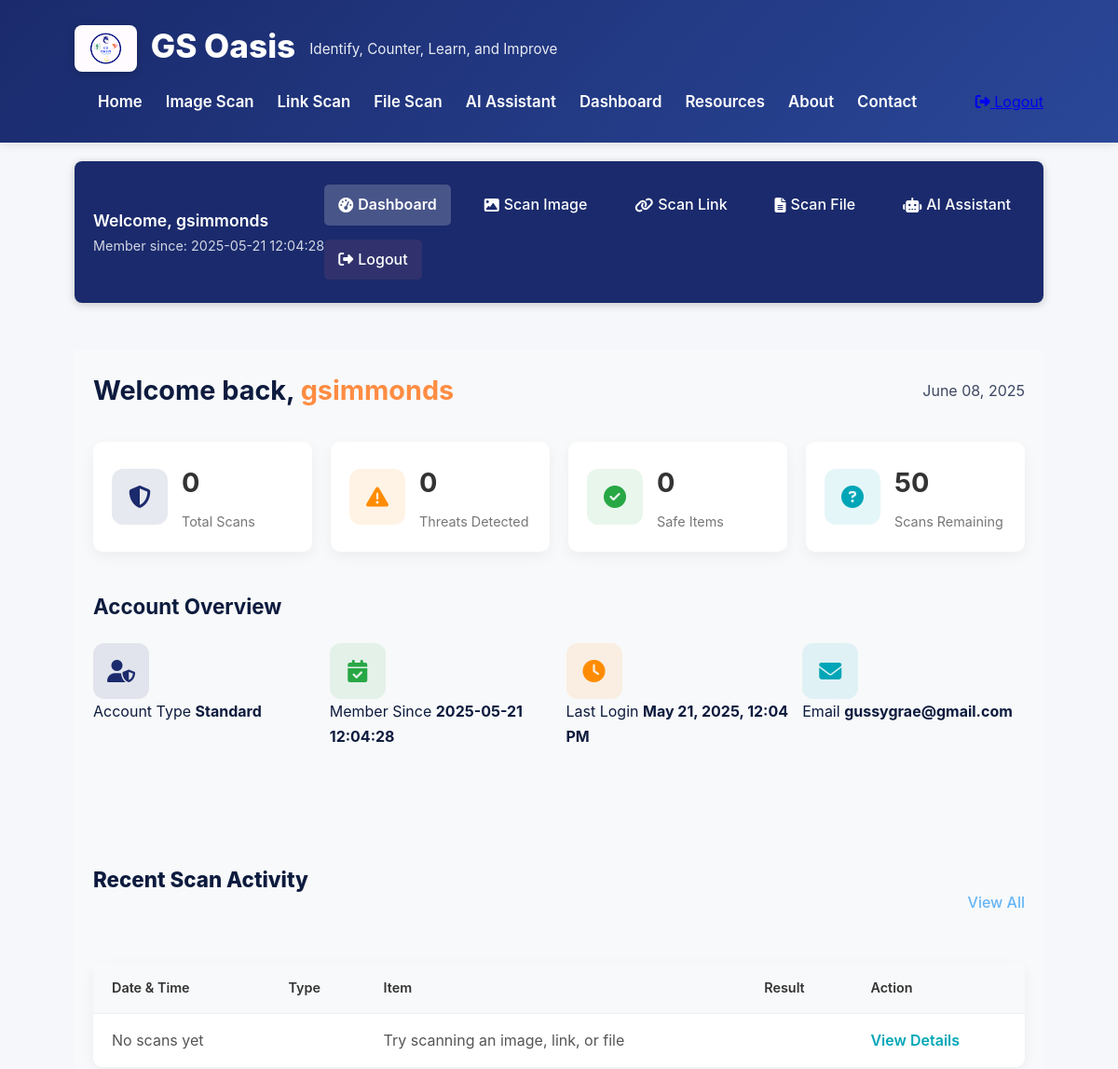
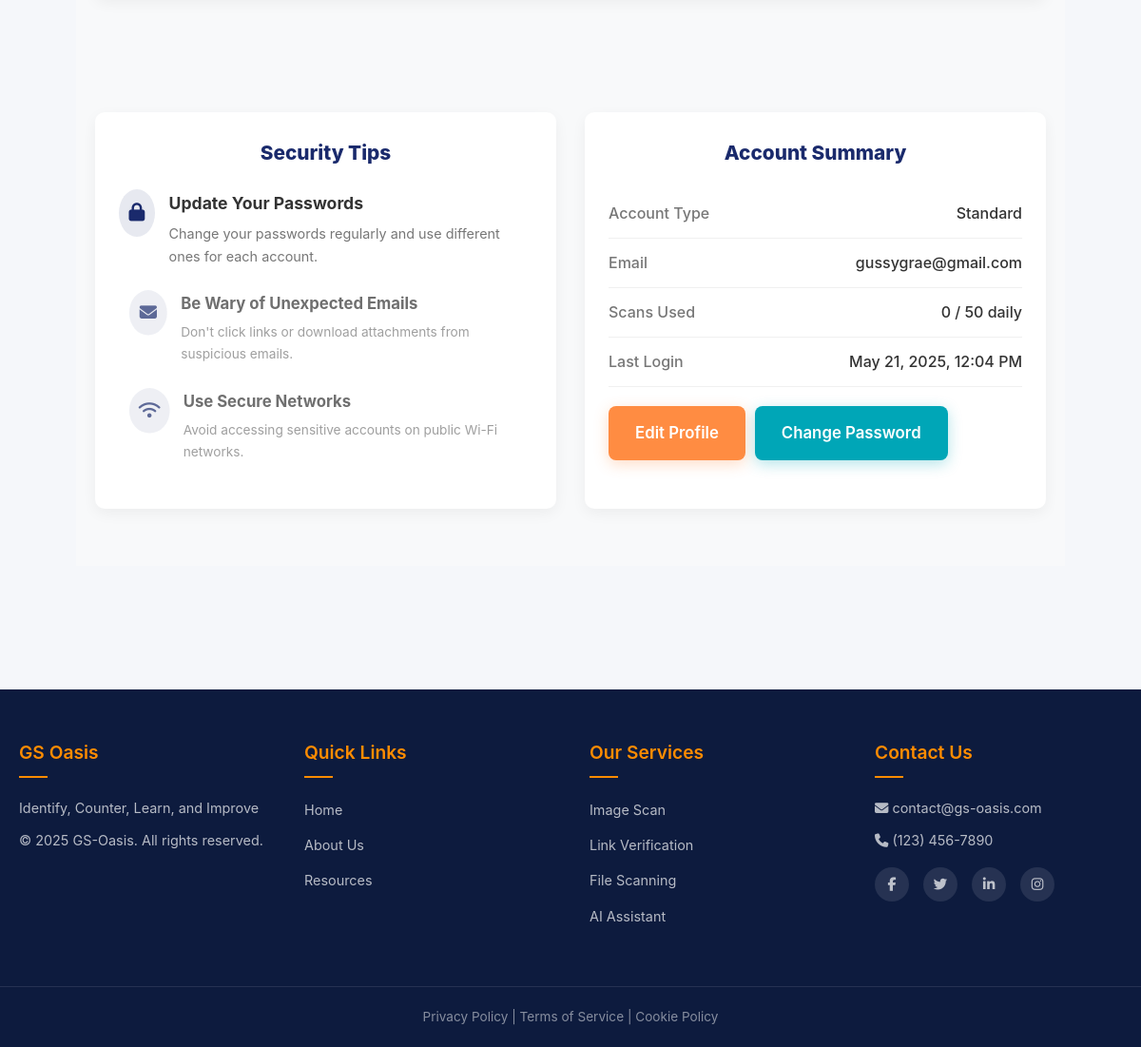
The app's page /dashboard (signed in) with its own data (2 pictures, top to bottom).
### tables this page shows
CREATE TABLE users (
                id INTEGER PRIMARY KEY AUTOINCREMENT,
                username TEXT UNIQUE NOT NULL,
                email TEXT NOT NULL,
                password TEXT NOT NULL,
                created_at TEXT DEFAULT CURRENT_TIMESTAMP,
                last_login TEXT,
                account_type TEXT DEFAULT 'standard'
            );

### app.py (the view, shortened to what this page needs)
@app.route('/dashboard')
@login_required
def dashboard():
    username = session.get('username')
    with sqlite3.connect('database.db') as conn:
        cursor = conn.cursor()
        cursor.execute("PRAGMA table_info(users)")
        columns = [col[1] for col in cursor.fetchall()]
        select_fields = ["email"]
        if 'created_at' in columns:
            select_fields.append('created_at')
        if 'last_login' in columns:
            select_fields.append('last_login')
        query = f"SELECT {', '.join(select_fields)} FROM users WHERE username = ?"
        try:
            cursor.execute(query, (username,))
            user_data = cursor.fetchone()
            if user_data:
                email = user_data[0]
                join_date = "N/A"
                last_login = "N/A"
                field_index = 1
                if 'created_at' in columns and len(user_data) > field_index:
                    join_date = user_data[field_index] if user_data[field_index] else "N/A"
                    field_index += 1
                if 'last_login' in columns and len(user_data) > field_index:
                    last_login = user_data[field_index] if user_data[field_index] else "N/A"
            else:
                email = "N/A"
                join_date = "N/A"
                last_login = "N/A"
        except sqlite3.Error as e:
            print(f"Database error: {str(e)}")
            email = "N/A"
            join_date = "N/A"
            last_login = "N/A"
        user_id = session.get('user_id')
        try:
            cursor.execute("SELECT COUNT(*) FROM scan_history WHERE user_id = ?", (user_id,))
            scan_count = cursor.fetchone()[0] or 0
            cursor.execute("SELECT COUNT(*) FROM scan_history WHERE user_id = ? AND result LIKE '%suspicious%' OR result LIKE '%danger%' OR result LIKE '%scam%'", (user_id,))
            threat_count = cursor.fetchone()[0] or 0
            cursor.execute("SELECT COUNT(*) FROM scan_history WHERE user_id = ? AND result LIKE '%safe%'", (user_id,))
            safe_count = cursor.fetchone()[0] or 0
            daily_limit = 50  # Could make this dynamic based on account type
            remaining_scans = daily_limit - scan_count if scan_count < daily_limit else 0
        except sqlite3.Error as e:
            print(f"Error fetching scan statistics: {e}")
            scan_count = 0
            threat_count = 0
            safe_count = 0
            remaining_scans = 50
        if last_login != "N/A":
            try:
                login_time = time.strptime(last_login, "%Y-%m-%d %H:%M:%S")
                today = time.strftime("%Y-%m-%d")
                if time.strftime("%Y-%m-%d", login_time) == today:
                    last_login = "Today, " + time.strftime("%I:%M %p", login_time)
                else:
                    last_login = time.strftime("%b %d, %Y, %I:%M %p", login_time)
            except:
                pass
        current_date = time.strftime("%B %d, %Y")
        recent_activities = []
        try:
            cursor.execute("""
                SELECT scan_date, scan_type, scan_item, result
                FROM scan_history
                WHERE user_id = ?
                ORDER BY scan_date DESC LIMIT 10
            """, (user_id,))
            history_items = cursor.fetchall()
            if not recent_activities:
                recent_activities = [{
                    "date": "No scans yet",
                    "type": "none",
                    "item": "Try scanning an image, link, or file",
                    "result": "none"
                }]
        except sqlite3.Error as e:
            print(f"Error fetching scan history: {e}")
            recent_activities = [{
                "date": "No scan history available",
                "type": "none",
                "item": "Database error occurred",
                "result": "none"
            }]
    return render_template('dashboard.html',
                          username=username,
                          email=email,
                          join_date=join_date,
                          current_date=current_date,
                          scan_count=scan_count,
                          threat_count=threat_count,
                          safe_count=safe_count,
                          remaining_scans=remaining_scans,
                          last_login=last_login,
                          recent_activities=recent_activities)

### templates/dashboard.html (shortened to what this page needs)
{% extends 'base.html' %}
{% block content %}
<div class="dashboard-container">
    <div class="dashboard-topnav">
        <div class="user-info">
            <span class="welcome-message">Welcome, {{ username }}</span>
            <span class="member-since">Member since: {{ join_date }}</span>
        </div>
        <nav class="top-nav">
            <a href="{{ url_for('dashboard') }}" class="active"><i class="fas fa-tachometer-alt"></i> Dashboard</a>
            <a href="{{ url_for('scan_image') }}"><i class="fas fa-image"></i> Scan Image</a>
            <a href="{{ url_for('scan_link') }}"><i class="fas fa-link"></i> Scan Link</a>
            <a href="{{ url_for('scan_file') }}"><i class="fas fa-file-alt"></i> Scan File</a>
            <a href="{{ url_for('ai_assistant') }}"><i class="fas fa-robot"></i> AI Assistant</a>
            <a href="{{ url_for('logout') }}" class="logout-btn"><i class="fas fa-sign-out-alt"></i> Logout</a>
        </nav>
    </div>
    <div class="dashboard-main">
        <div class="dashboard-header">
            <h1>Welcome back, <span class="highlight">{{ username }}</span></h1>
            <div class="date">{{ current_date }}</div>
        </div>
        <div class="stats-overview">
            <div class="stat-card">
                <div class="stat-icon">
                    <i class="fas fa-shield-alt"></i>
                </div>
                <div class="stat-details">
                    <h3>{{ scan_count }}</h3>
                    <p>Total Scans</p>
                </div>
            </div>
            <div class="stat-card">
                <div class="stat-icon warning">
                    <i class="fas fa-exclamation-triangle"></i>
                </div>
                <div class="stat-details">
                    <h3>{{ threat_count }}</h3>
                    <p>Threats Detected</p>
                </div>
            </div>
            <div class="stat-card">
                <div class="stat-icon success">
                    <i class="fas fa-check-circle"></i>
                </div>
                <div class="stat-details">
                    <h3>{{ safe_count }}</h3>
                    <p>Safe Items</p>
                </div>
            </div>
            <div class="stat-card">
                <div class="stat-icon info">
                    <i class="fas fa-question-circle"></i>
                </div>
                <div class="stat-details">
                    <h3>{{ remaining_scans }}</h3>
                    <p>Scans Remaining</p>
                </div>
            </div>
        </div>
        <div class="quick-actions">
            <h2>Account Overview</h2>
            <div class="action-buttons">
                <div class="account-stat">
                    <div class="stat-icon">
                        <i class="fas fa-user-shield"></i>
                    </div>
                    <div class="stat-info">
                        <span>Account Type</span>
                        <strong>Standard</strong>
                    </div>
                </div>
                <div class="account-stat">
                    <div class="stat-icon success">
                        <i class="fas fa-calendar-check"></i>
                    </div>
                    <div class="stat-info">
                        <span>Member Since</span>
                        <strong>{{ join_date }}</strong>
                    </div>
                </div>
                <div class="account-stat">
                    <div class="stat-icon warning">
                        <i class="fas fa-clock"></i>
                    </div>
                    <div class="stat-info">
                        <span>Last Login</span>
                        <strong>{{ last_login }}</strong>
                    </div>
                </div>
                <div class="account-stat">
                    <div class="stat-icon info">
                        <i class="fas fa-envelope"></i>
                    </div>
                    <div class="stat-info">
                        <span>Email</span>
                        <strong>{{ email }}</strong>
                    </div>
                </div>
            </div>
        </div>
        <section id="history" class="recent-activity">
            <div class="section-header">
                <h2>Recent Scan Activity</h2>
                <a href="#" class="view-all">View All</a>
            </div>
            <div class="activity-table">
                <table>
                    <thead>
                        <tr>
                            <th>Date & Time</th>
                            <th>Type</th>
                            <th>Item</th>
                            <th>Result</th>
                            <th>Action</th>
                        </tr>
                    </thead>
                    <tbody>
                        {% for activity in recent_activities %}
                        <tr>
                            <td>{{ activity.date }}</td>
                            <td>
                            </td>
                            <td>{{ activity.item }}</td>
                            <td>
                            </td>
                            <td><a href="#" class="btn-text">View Details</a></td>
                        </tr>
                        {% endfor %}
                    </tbody>
                </table>
            </div>
        </section>
        <div class="dashboard-row">
            <section id="security" class="security-tips">
                <h2>Security Tips</h2>
                <div class="tip-list">
                    <div class="tip-item">
                        <div class="tip-icon"><i class="fas fa-lock"></i></div>
                        <div class="tip-content">
                            <h3>Update Your Passwords</h3>
                            <p>Change your passwords regularly and use different ones for each account.</p>
                        </div>
                    </div>
                    <div class="tip-item">
                        <div class="tip-icon"><i class="fas fa-envelope"></i></div>
                        <div class="tip-content">
                            <h3>Be Wary of Unexpected Emails</h3>
                            <p>Don't click links or download attachments from suspicious emails.</p>
                        </div>
                    </div>
                    <div class="tip-item">
                        <div class="tip-icon"><i class="fas fa-wifi"></i></div>
                        <div class="tip-content">
                            <h3>Use Secure Networks</h3>
                            <p>Avoid accessing sensitive accounts on public Wi-Fi networks.</p>
                        </div>
                    </div>
                </div>
            </section>
            <section id="settings" class="account-summary">
                <h2>Account Summary</h2>
                <div class="account-details">
                    <div class="detail-row">
                        <div class="detail-label">Account Type</div>
                        <div class="detail-value">Standard</div>
                    </div>
                    <div class="detail-row">
                        <div class="detail-label">Email</div>
                        <div class="detail-value">{{ email }}</div>
                    </div>
                    <div class="detail-row">
                        <div class="detail-label">Scans Used</div>
                        <div class="detail-value">{{ scan_count }} / 50 daily</div>
                    </div>
                    <div class="detail-row">
                        <div class="detail-label">Last Login</div>
                        <div class="detail-value">{{ last_login }}</div>
                    </div>
                    <div class="detail-buttons">
                        <a href="{{ url_for('edit_profile') }}" class="btn btn-primary">Edit Profile</a>
                        <a href="{{ url_for('change_password') }}" class="btn btn-secondary">Change Password</a>
                    </div>
                </div>
            </section>
        </div>
    </div>
</div>
{% endblock %}

### records on screen
users: username "gsimmonds", created_at "2025-05-21 12:04:28", email "gussygrae@gmail.com"

### other values on screen
{{ current_date }} "June 08, 2025"
{{ scan_count }} "0"
{{ threat_count }} "0"
{{ safe_count }} "0"
{{ remaining_scans }} "50"
{{ last_login }} "May 21, 2025, 12:04 PM"
{{ activity.date }} "No scans yet"
{{ activity.item }} "Try scanning an image, link, or file"
